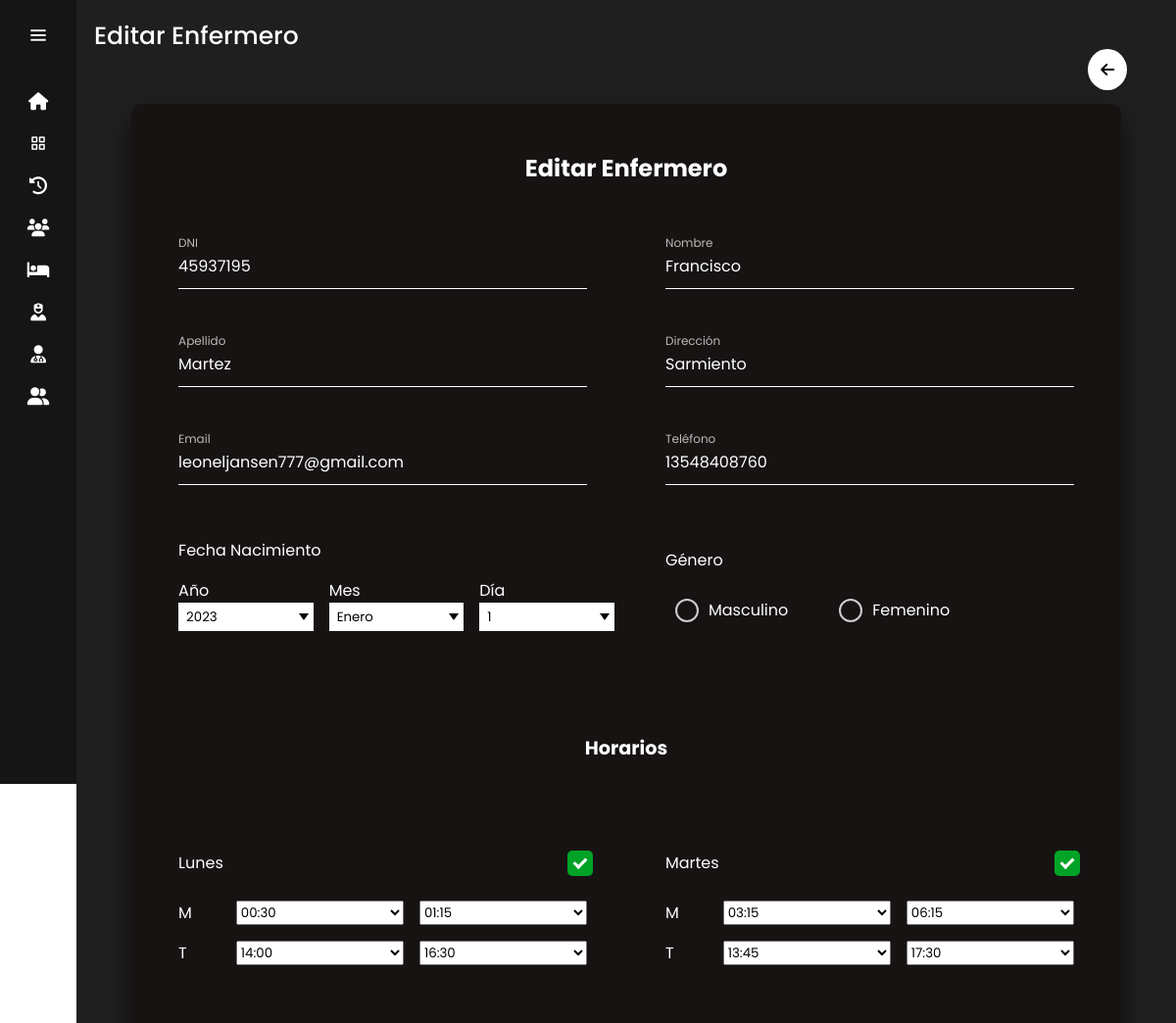
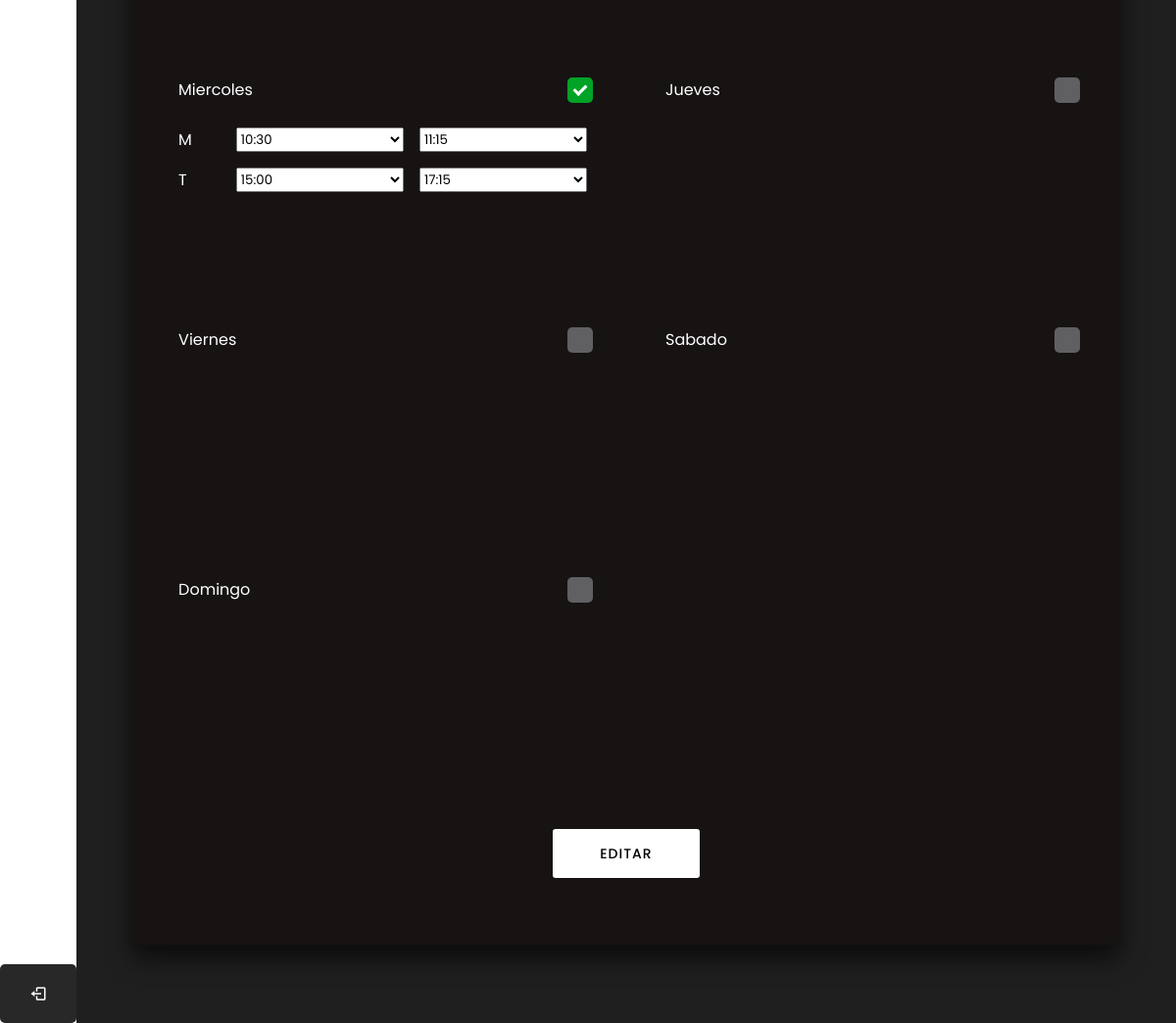
The page /editar_enfermero/1/ (signed in) on the database its author committed (2 pictures, top to bottom).
### sitio/models.py (models this page shows)
class Enfermeros(models.Model):
    DNI = models.CharField(max_length=8)
    nombre = models.CharField(max_length=255)
    apellido = models.CharField(max_length=255)
    direccion = models.TextField()
    email = models.EmailField()
    fecha_nacimiento=models.DateField()
    genero=models.CharField(max_length=12, default='masculino')
    telefono = models.CharField(max_length=12)
    lunesMI = models.TimeField(null=True)
    lunesMF = models.TimeField(null=True)
    lunesTI = models.TimeField(null=True)
    lunesTF = models.TimeField(null=True)
    martesMI = models.TimeField(null=True)
    martesMF = models.TimeField(null=True)
    martesTI = models.TimeField(null=True)
    martesTF = models.TimeField(null=True)
    miercolesMI = models.TimeField(null=True)
    miercolesMF = models.TimeField(null=True)
    miercolesTI = models.TimeField(null=True)
    miercolesTF = models.TimeField(null=True)
    juevesMI = models.TimeField(null=True)
    juevesMF = models.TimeField(null=True)
    juevesTI = models.TimeField(null=True)
    juevesTF = models.TimeField(null=True)
    viernesMI = models.TimeField(null=True)
    viernesMF = models.TimeField(null=True)
    viernesTI = models.TimeField(null=True)
    viernesTF = models.TimeField(null=True)
    sabadoMI = models.TimeField(null=True)
    sabadoMF = models.TimeField(null=True)
    sabadoTI = models.TimeField(null=True)
    sabadoTF = models.TimeField(null=True)
    domingoMI = models.TimeField(null=True)
    domingoMF = models.TimeField(null=True)
    domingoTI = models.TimeField(null=True)
    domingoTF = models.TimeField(null=True)

### sitio/views.py (the view, shortened to what this page needs)
# urls.py: path('editar_enfermero/<int:enfermero_id>/',login_required(views.editar_enfermero),name='editar_enfermero'),
@user_passes_test(is_medico_admin)
def editar_enfermero (request,enfermero_id):
    enfermeros=get_object_or_404(Enfermeros,id=enfermero_id)
    return render(request, 'editar_enfermero.html',{'enfermeros': enfermeros})

### sitio/views.py (called while the page is built)
def is_medico_admin(user):
    return (
        user.groups.filter(name='Médico').exists() or
        user.groups.filter(name='ADMIN').exists()
    )

### sitio/templates/editar_enfermero.html (shortened to what this page needs)
{% extends 'layouts/nav.html' %}
{% load static %}
{% block content %}
<head>
    <link rel="stylesheet" href="{% static '/styles/agregar_editar_medicos_enfermeros_styles.css' %}">
</head>
    <div class="text">Editar Enfermero</div>
    <div class="btn_volver">
        <a href="javascript:history.back(-1)"><i class="fa-solid fa-arrow-left"></i></a>
    </div>
    <div class="container_agregar_medico_enfermero">
        <form class="form_agregar_medico_enfermero" action="" method="post">
            <h2 class="tit_form_agregar_medico_enfermero">Editar Enfermero</h2>
            <div class="user-box">
                <input type="text" value="{{ enfermeros.DNI }}"  maxlength="8" name="dni" required id="dni">
                <label class="label_input">DNI</label>
            </div>
            <div class="user-box">
                <input type="text" value="{{ enfermeros.nombre }}" name="nombre" id="nombreInput" maxlength="50" required>
                <label class="label_input">Nombre</label>
            </div>
            <div class="user-box">
                <input type="text" value="{{ enfermeros.apellido }}" name="apellido" id="apellidoInput" maxlength="50" required>
                <label class="label_input">Apellido</label>
            </div>
            <div class="user-box">
                <input type="textarea" value="{{ enfermeros.direccion }}" id="direccionInput" name="direccion" maxlength="200" required>
                <label class="label_input" >Dirección</label>
            </div>
            <div class="user-box email">
                <input type="email" value="{{ enfermeros.email }}" name="email" required="">
                <label class="label_input">Email</label>
            </div>
            <div class="user-box telefono">
                <input type="tel" value="{{ enfermeros.telefono }}" id="telefonoInput" name="telefono" required>
                <label class="label_input">Teléfono</label>
            </div>
            <div class="fec_nac">
                <label class="label_fec">Fecha Nacimiento</label>
                <div class="container_fec_nac">
                    <div class="ano_fec_nac">
                        <label class="label_fec">Año</label>
                        <div class="select">
                            {% with enfermeros.fecha_nacimiento|date:"Y" as año %}
                            <select id="ano" name="ano">
                            </select>
                            {% endwith %}
                        </div>
                    </div>
                    <div class="mes_fec_nac">
                        <label class="label_fec">Mes</label>
                        <div class="select">
                            <select id="mes" name="mes" onchange="ocultarHorasAnteriores('lunes_manana1', 'lunes_manana2')">
                                {% with enfermeros.fecha_nacimiento|date:"m" as mes %}
                                <option value="1" {% if mes == "01" %}selected{% endif %}>Enero</option>
                            </select>
                            {% endwith %}
                        </div>
                    </div>
                    <div class="dia_fec_nac">
                        <label class="label_fec">Día</label>
                        <div class="select">
                            <select id="diaSelect" name="dia" onchange="ocultarHorasPoseriores('lunes_manana2', 'lunes_manana1')">
                                {% with enfermeros.fecha_nacimiento|date:"d" as dia %}
                                <option value="1" {% if dia == "01" %}selected{% endif %}>1</option>
                            </select>
                            {% endwith %}
                        </div>
                    </div>
                </div>
            </div>
            <div class="genero user-box">
                <div>
                    <label class="label_input">Género</label>
                </div>
                <div class="radios">
                    <label class="radio-button">
                        <span class="radio"></span>
                        Masculino
                    </label>
                    <label class="radio-button">
                        <span class="radio"></span>
                        Femenino
                    </label>
                </div>
            </div>
            <div class="horario">
                <h3 class="tit_horario">Horarios</h3>
                <div class="dias_semana checkbox_dropdowns">
                    <div class="txt_chk_dropdown">
                        <label class="label_fijo">Lunes</label>
                        <label class="checkbox_dropdown_container">
                            <div class="chk_dropdown"></div>
                        </label>
                    </div>
                    <div class="user-box select_horas" id="if_checked_lunes">
                        <div class="manana_tarde">
                            <label class="label_hora">M</label>
                            <select name="LMI" required disabled id="lunes_manana1" class="lunes_manana" onchange="ocultarHorasAnteriores('lunes_manana1', 'lunes_manana2')">
                                <option value="00:30" {% if enfermeros.lunesMI|date:'H:i' == '00:30' %}selected{% endif %}>00:30</option>
                            </select>
                            <select name="LMF" required disabled id="lunes_manana2" class="lunes_manana" onchange="ocultarHorasPosteriores('lunes_manana2', 'lunes_manana1')">
                                <option value="01:15" {% if enfermeros.lunesMF|date:'H:i' == "01:15" %}selected{% endif %}>01:15</option>
                            </select>
                        </div>
                        <div class="manana_tarde">
                            <label class="label_hora">T</label>
                            <select name="LTI" required disabled id="lunes_tarde1" class="lunes_tarde" onchange="ocultarHorasAnteriores('lunes_tarde1', 'lunes_tarde2')">
                                <option value="14:00"{% if enfermeros.lunesTI|date:'H:i' == "14:00" %}selected{% endif %}>14:00</option>
                            </select>
                            <select name="LTF" required disabled id="lunes_tarde2" class="lunes_tarde" onchange="ocultarHorasPosteriores('lunes_tarde2', 'lunes_tarde1')" >
                                <option value="16:30"{% if enfermeros.lunesTF|date:'H:i' == "16:30" %}selected{% endif %}>16:30</option>
                            </select>
                        </div>
                    </div>
                </div>
                <div class="dias_semana checkbox_dropdowns">
                    <div class="txt_chk_dropdown">
                        <label class="label_fijo">Martes</label>
                        <label class="checkbox_dropdown_container">
                            <div class="chk_dropdown"></div>
                        </label>
                    </div>
                    <div class="user-box select_horas" id="if_checked_martes">
                        <div class="manana_tarde">
                            <label class="label_hora">M</label>
                            <select name="MMI" required disabled id="martes_manana1" class="martes_manana" onchange="ocultarHorasAnteriores('martes_manana1', 'martes_manana2')">
                                <option value="03:15"{% if enfermeros.martesMI|date:'H:i' == "03:15" %}selected{% endif %}>03:15</option>
                            </select>
                            <select name="MMF" required disabled id="martes_manana2" class="martes_manana" onchange="ocultarHorasPosteriores('martes_manana2', 'martes_manana1')" >
                                <option value="06:15"{% if enfermeros.martesMF|date:'H:i' == "06:15" %}selected{% endif %}>06:15</option>
                            </select>
                        </div>
                        <div class="manana_tarde">
                            <label class="label_hora">T</label>
                            <select name="MTI" required disabled id="martes_tarde1" class="martes_tarde" onchange="ocultarHorasAnteriores('martes_tarde1', 'martes_tarde2')">
                                <option value="13:45"{% if enfermeros.martesTI|date:'H:i' == "13:45" %}selected{% endif %}>13:45</option>
                            </select>
                            <select name="MTF" required disabled id="martes_tarde2" class="martes_tarde" onchange="ocultarHorasPosteriores('martes_tarde2', 'martes_tarde1')" >
                                <option value="17:30"{% if enfermeros.martesTF|date:'H:i' == "17:30" %}selected{% endif %}>17:30</option>
                            </select>
                        </div>
                    </div>
                </div>
                <div class="dias_semana checkbox_dropdowns">
                    <div class="txt_chk_dropdown">
                        <label class="label_fijo">Miercoles</label>
                        <label class="checkbox_dropdown_container">
                            <div class="chk_dropdown"></div>
                        </label>
                    </div>
                    <div class="user-box select_horas" id="if_checked_miercoles">
                        <div class="manana_tarde">
                            <label class="label_hora">M</label>
                            <select name="MMMI" required disabled id="miercoles_manana1" class="miercoles_manana" onchange="ocultarHorasAnteriores('miercoles_manana1', 'miercoles_manana2')">
                                <option value="10:30"{% if enfermeros.miercolesMI|date:'H:i' == "10:30" %}selected{% endif %}>10:30</option>
                            </select>
                            <select name="MMMF" required disabled id="miercoles_manana2" class="miercoles_manana" onchange="ocultarHorasPosteriores('miercoles_manana2', 'miercoles_manana1')" >
                                <option value="11:15"{% if enfermeros.miercolesMF|date:'H:i' == "11:15" %}selected{% endif %}>11:15</option>
                            </select>
                        </div>
                        <div class="manana_tarde">
                            <label class="label_hora">T</label>
                            <select name="MMTI" required disabled id="miercoles_tarde1" class="miercoles_tarde" onchange="ocultarHorasAnteriores('miercoles_tarde1', 'miercoles_tarde2')">
                                <option value="15:00"{% if enfermeros.miercolesTI|date:'H:i' == "15:00" %}selected{% endif %}>15:00</option>
                            </select>
                            <select name="MMTF" required disabled id="miercoles_tarde2" class="miercoles_tarde" onchange="ocultarHorasPosteriores('miercoles_tarde2', 'miercoles_tarde1')" >
                                <option value="17:15"{% if enfermeros.miercolesTF|date:'H:i' == "17:15" %}selected{% endif %}>17:15</option>
                            </select>
                        </div>
                    </div>
                </div>
                <div class="dias_semana checkbox_dropdowns">
                    <div class="txt_chk_dropdown">
                        <label class="label_fijo">Jueves</label>
                        <label class="checkbox_dropdown_container">
                            <div class="chk_dropdown"></div>
                        </label>
                    </div>
                </div>
                <div class="dias_semana checkbox_dropdowns">
                    <div class="txt_chk_dropdown">
                        <label class="label_fijo">Viernes</label>
                        <label class="checkbox_dropdown_container">
                            <div class="chk_dropdown"></div>
                        </label>
                    </div>
                </div>
                <div class="dias_semana checkbox_dropdowns">
                    <div class="txt_chk_dropdown">
                        <label class="label_fijo">Sabado</label>
                        <label class="checkbox_dropdown_container">
                            <div class="chk_dropdown"></div>
                        </label>
                    </div>
                </div>
                <div class="dias_semana checkbox_dropdowns">
                    <div class="txt_chk_dropdown">
                        <label class="label_fijo">Domingo</label>
                        <label class="checkbox_dropdown_container">
                            <div class="chk_dropdown"></div>
                        </label>
                    </div>
                </div>
            </div>
            <div class="button_agregar_medico_enfermero">
                <button><span></span><p data-start="good luck!" data-text="ENFERMERO!" data-title="EDITAR"></p></button>
            </div>
        </form>
    </div>
{% endblock %}

### sitio/static/Styles/nav_styles.css (style rules this page uses)
body { position: relative; }
:root { --color-default:#151515; --color-second:#292828; --color-white:#fff; --color-body:#1F1F1F; --color-light:#e0e0e0; --color-text:#fff; }
* { padding: 0%; margin: 0%; box-sizing: border-box; font-family: 'Poppins', sans-serif; }
body { min-height: 100vh; }
.home-section .text { display: inline-block; color:var(--color-text); font-size: 25px; font-weight: 500; margin: 18px; }
.btn_volver { color: black; background-color: white; padding: .8em; border-radius: 100%; position: absolute; top: 50px; right: 50px; }
.btn_volver a { color: black; text-decoration: none; }

### rows shown on the page
Enfermeros: dni "45937195", nombre "Francisco", apellido "Martez", direccion "Sarmiento", email "leoneljansen777@gmail.com", telefono "13548408760", mes "Enero", LMI "00:30", LMF "01:15", LTI "14:00", LTF "16:30", MMI "03:15", MMF "06:15", MTI "13:45", MTF "17:30", MMMI "10:30", MMMF "11:15", MMTI "15:00", MMTF "17:15"
